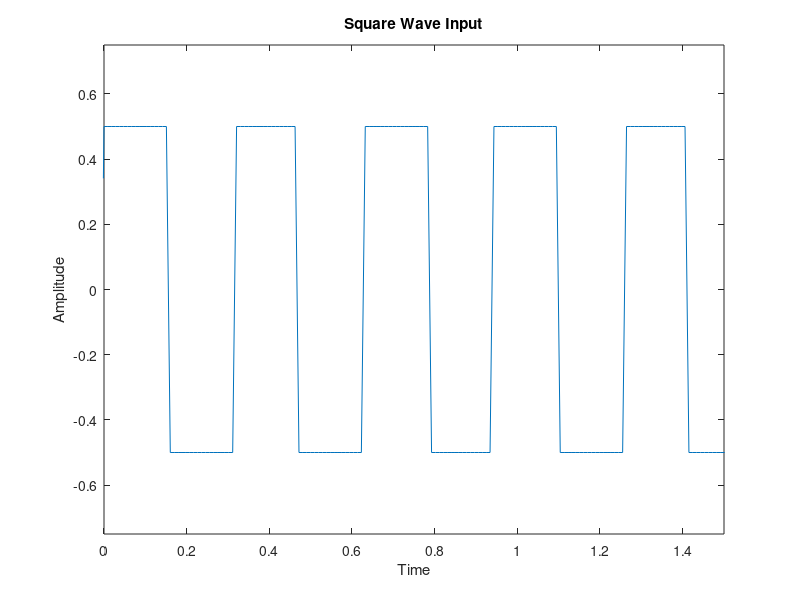

MATLAB code to generate this figure:
t = linspace(-pi, 2*pi, 1000);
x = square(20*t);
plot(t, x/2); 
axis([ 0 1.5 -0.75 0.75 ]);
title('Square Wave Input')
xlabel ('Time')
ylabel('Amplitude')
%grid on
